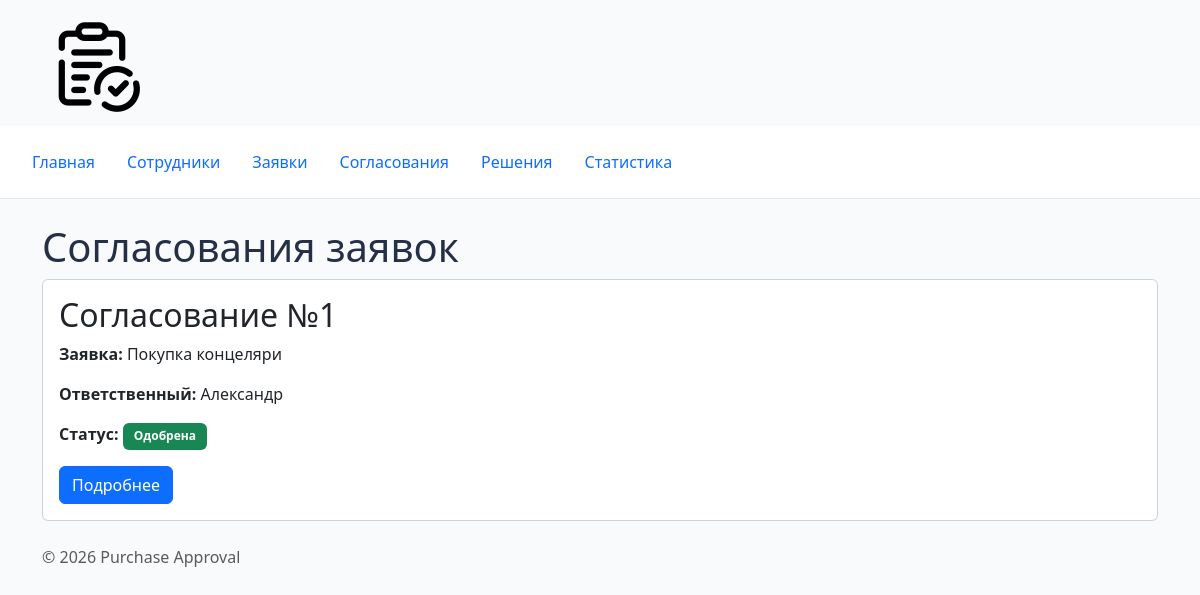
Screenshot of /approvals/ with the database file from the repository.
### approvals/views.py (the view)
# urls.py: path("", views.approvals, name="approvals"),
def approvals(request):
    conn = get_connection()
    try:
        approvals_list = conn.execute("""
            SELECT
                approvals.id,
                approvals.status,
                requests.name AS request_name,
                requests.amount AS request_amount,
                employees.name AS approver_name
            FROM approvals
            JOIN requests
                ON approvals.request_id = requests.id
            JOIN employees
                ON approvals.employee_id = employees.id
            ORDER BY approvals.id
        """).fetchall()
    finally:
        conn.close()
    context = {
        "approvals": approvals_list,
    }
    return render(
        request,
        "approvals/approval_list.html",
        context,
    )

### db/database.py (called while the page is built)
def get_connection():
    conn = sqlite3.connect(DB_PATH)
    conn.execute("PRAGMA foreign_keys = ON")
    conn.row_factory = sqlite3.Row
    return conn

### approvals/templates/approvals/approval_list.html (shortened to what this page needs)
{% extends "base.html" %}
{% block content %}
    <h1>Согласования заявок</h1>
    {% for approval in approvals %}
        <div class="card mb-3">
            <div class="card-body">
                <h2 class="card-title">
                    Согласование №{{ approval.id }}
                </h2>
                <p>
                    <strong>Заявка:</strong>
                    {{ approval.request_name }}
                </p>
                <p>
                    <strong>Ответственный:</strong>
                    {{ approval.approver_name }}
                </p>
                <p>
                    <strong>Статус:</strong>
                    {% include "approvals/includes/approval_status.html" %}
                </p>
                <a
                    href="{% url 'approvals:approval_detail' approval.id %}"
                    class="btn btn-primary"
                >
                    Подробнее
                </a>
            </div>
        </div>
    {% empty %}
        <p>Согласований пока нет.</p>
    {% endfor %}
{% endblock %}

### approvals/templates/approvals/includes/approval_status.html
{% if approval.status == "Одобрена" %}
    <span class="badge bg-success approval-status">
        {{ approval.status }}
    </span>
{% elif approval.status == "Отклонена" %}
    <span class="badge bg-danger approval-status">
        {{ approval.status }}
    </span>
{% else %}
    <span class="badge bg-secondary approval-status">
        {{ approval.status }}
    </span>
{% endif %}

### homepage/static/homepage/css/style.css (style rules this page uses)
body { min-height: 100vh; background-color: #f8fafc; color: #253047; }
.approval-status { font-weight: 600; padding: 0.45rem 0.7rem; }

### rows the page displays
requests: id "1", request_name "Покупка концеляри", approver_name "Александр", status "Одобрена"
